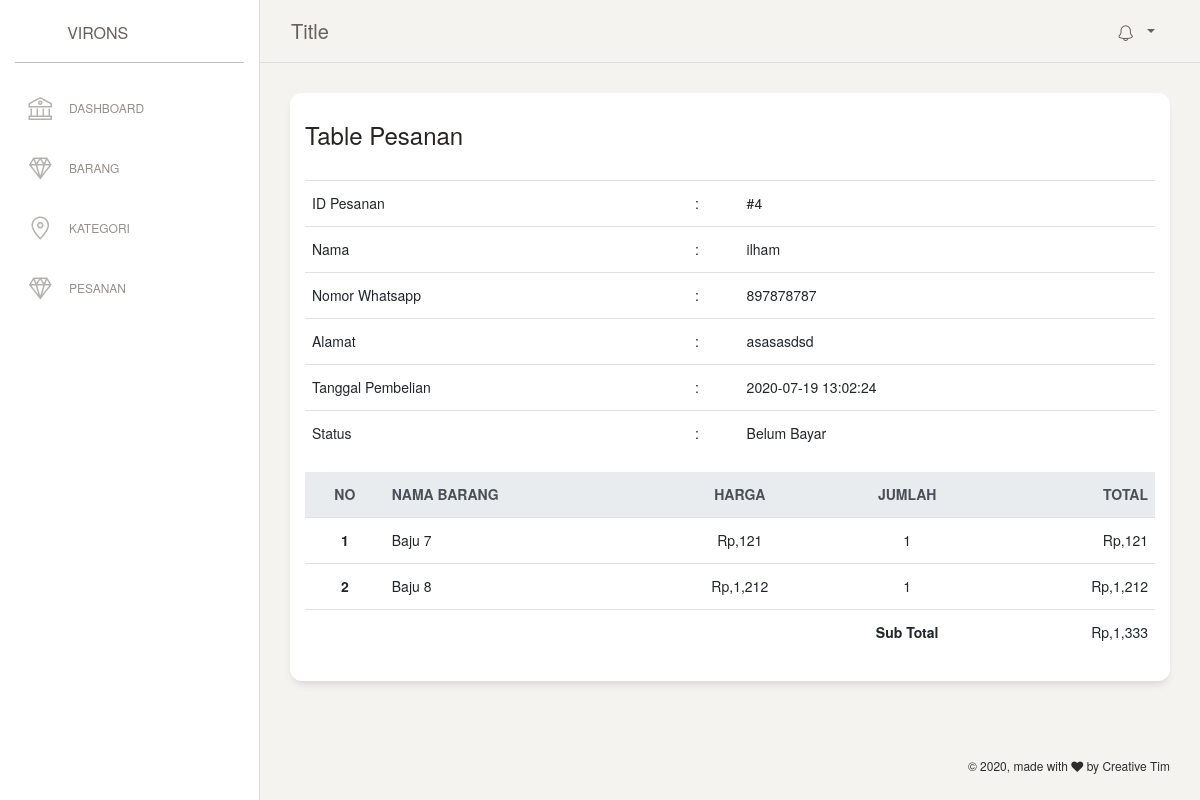
Screenshot of /admin/pesanan/detail.php?id_pesanan=4 (signed in) with the database file from the repository.
### tables this page shows
CREATE TABLE `pesanan` (
  `id_pesanan` int(11) NOT NULL,
  `nama` varchar(256) NOT NULL,
  `no_wa` int(15) NOT NULL,
  `alamat` varchar(256) NOT NULL,
  `tanggal` varchar(20) NOT NULL,
  `status` int(1) NOT NULL
);

CREATE TABLE `detail_pesanan` (
  `id_pesanan` int(11) NOT NULL,
  `id_barang` int(11) NOT NULL,
  `jumlah` int(11) NOT NULL,
  `harga` int(11) NOT NULL
);

CREATE TABLE `barang` (
  `id_barang` int(11) NOT NULL,
  `id_kategori` int(12) NOT NULL,
  `kode_barang` varchar(128) NOT NULL,
  `nama_barang` varchar(256) NOT NULL,
  `harga` int(11) NOT NULL,
  `stok` int(11) NOT NULL,
  `gambar` varchar(128) NOT NULL,
  `aktif` tinyint(1) NOT NULL DEFAULT 1
);

### functions/module.php (called while the page is built)
<?php
function rupiah($nilai = 0)
{
	$string = "Rp,".number_format($nilai);
	return $string;
}
function status_pesanan($status)
{
	if($status == 1){
		return 'Sudah Bayar';
	}else{
		return 'Belum Bayar';
	}
}
 ?>

### admin/pesanan/detail.php (the view, shortened to what this page needs)
<?php
   require '../../functions/db.php';
   require '../../functions/module.php';
   $id_pesanan = $_GET['id_pesanan'];
   $query_pesanan = mysqli_query($koneksi, "SELECT * FROM pesanan WHERE id_pesanan = '$id_pesanan'");
   $row_pesanan = mysqli_fetch_assoc($query_pesanan);
 ?>
   <div class="content">
     <div class="row">
       <div class="col-md-12">
         <div class="card">
           <div class="card-header">
             <h4 class="card-title">Table Pesanan</h4>
           </div>
           <div class="card-body">
             <table class="table">
                 <tr>
                   <td>ID Pesanan</td>
                   <td>:</td>
                   <td>#<?php echo $row_pesanan['id_pesanan']; ?></td>
                 </tr>
                 <tr>
                   <td>Nama</td>
                   <td>:</td>
                   <td><?php echo $row_pesanan['nama']; ?></td>
                 </tr>
                 <tr>
                   <td>Nomor Whatsapp</td>
                   <td>:</td>
                   <td><?php echo $row_pesanan['no_wa']; ?></td>
                 </tr>
                 <tr>
                   <td>Alamat</td>
                   <td>:</td>
                   <td><?php echo $row_pesanan['alamat']; ?></td>
                 </tr>
                 <tr>
                   <td>Tanggal Pembelian</td>
                   <td>:</td>
                   <td><?php echo $row_pesanan['tanggal']; ?></td>
                 </tr>
                 <tr>
                   <td>Status</td>
                   <td>:</td>
                   <td><?php echo status_pesanan($row_pesanan['status']); ?></td>
                 </tr>
             </table>
             <table class="table table-sm">
               <thead class="thead-light">
                 <tr>
                   <th scope="col" class="text-center">No</th>
                   <th scope="col">Nama Barang</th>
                   <th scope="col" class="text-center">Harga</th>
                   <th scope="col" class="text-center">Jumlah</th>
                   <th scope="col" class="text-right">Total</th>
                 </tr>
               </thead>
               <tbody>
                 <?php
                   $no = 1;
                   $query_pesanan_detail = mysqli_query($koneksi, "SELECT * FROM detail_pesanan WHERE id_pesanan = '$id_pesanan'");
                   $subtotal = 0;
                   while($row = mysqli_fetch_assoc($query_pesanan_detail)) :
                     $id_barang = $row['id_barang'];
                     $query_barang = mysqli_query($koneksi, "SELECT * FROM barang WHERE id_barang = '$id_barang'");
                     $row_barang = mysqli_fetch_assoc($query_barang);
                     $total = $row['harga'] * $row['jumlah'];
                     $subtotal = $subtotal + $total;
                 ?>
                   <tr>
                     <th class="text-center"><?php echo $no; ?></th>
                     <td><?php echo $row_barang['nama_barang']; ?></td>
                     <td class="text-center"><?php echo rupiah($row['harga']); ?></td>
                     <td class="text-center"><?php echo $row['jumlah']; ?></td>
                     <td class="text-right"><?php echo rupiah($total); ?></td>
                   </tr>
                   <?php $no++; ?>
               <?php endwhile; ?>
                   <tr>
                     <td></td>
                     <td></td>
                     <td></td>
                     <td class="text-center"><strong>Sub Total</strong></td>
                     <td class="text-right"><?php echo rupiah($subtotal); ?></td>
                   </tr>
               </tbody>
             </table>
           </div>
         </div>
       </div>
     </div>
   </div>
<?php require_once "../templates/footer.php"; ?>

### rows the page displays
pesanan: id_pesanan "4", nama "ilham", no_wa "897878787", alamat "asasasdsd", tanggal "2020-07-19 13:02:24", status "Belum Bayar"
detail_pesanan: id_barang.nama_barang "Baju 7", harga "Rp,121", jumlah "1", rupiah($total) "Rp,121"
detail_pesanan: id_barang.nama_barang "Baju 8", harga "Rp,1,212", jumlah "1", rupiah($total) "Rp,1,212"

### other values shown
rupiah($subtotal) "Rp,1,333"
